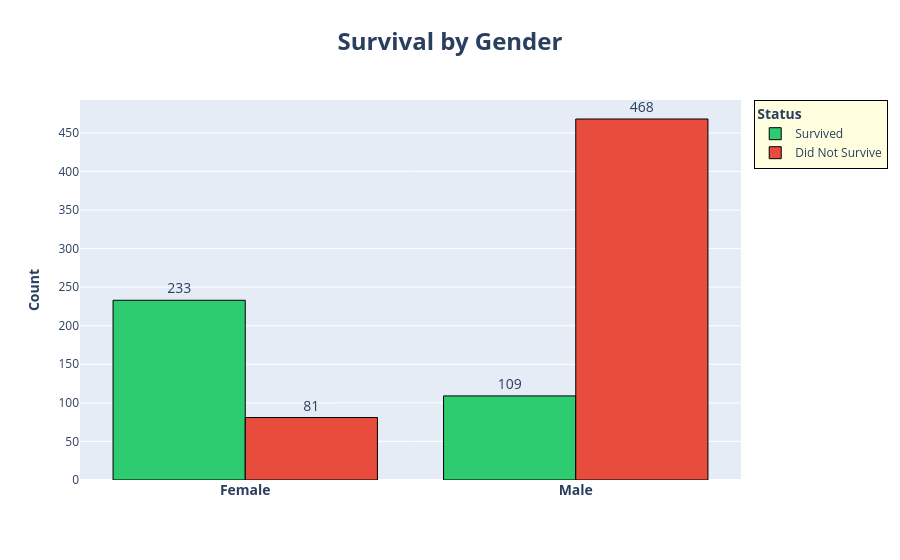

Notebook code for this chart:
### Code cell
# ── Survival by Sex ──────────────────────────────────────────────────────
sex_surv = df_raw.groupby(['Sex', 'Survived']).size().unstack()

fig = go.Figure()
fig.add_trace(go.Bar(name='Survived', x=sex_surv.index, y=sex_surv[1],
    marker_color='#2ecc71', marker_line=dict(color='black', width=1),
    text=sex_surv[1], textposition='outside', textfont_size=14))
fig.add_trace(go.Bar(name='Did Not Survive', x=sex_surv.index, y=sex_surv[0],
    marker_color='#e74c3c', marker_line=dict(color='black', width=1),
    text=sex_surv[0], textposition='outside', textfont_size=14))

fig.update_layout(
    barmode='group',
    title=dict(text='<b>Survival by Gender</b>', font_size=24, x=0.5),
    xaxis=dict(ticktext=['<b>Female</b>', '<b>Male</b>'], tickvals=['female','male'], tickfont_size=14),
    yaxis_title='<b>Count</b>',
    legend=dict(title='<b>Status</b>', bgcolor='lightyellow', bordercolor='black', borderwidth=1)
)
fig.show()
print("📌 Insight: Female passengers had ~74% survival rate vs ~19% for males — Sex is the strongest predictor.")

### Figure 1 — Plotly figure (JSON) as saved in the notebook; plotly's stock layout.template omitted (floating-point values rounded to 4 significant figures)
{"data": [{"marker": {"color": "#2ecc71", "line": {"color": "black", "width": 1}}, "name": "Survived", "text": [233.0, 109.0], "textfont": {"size": 14}, "textposition": "outside", "type": "bar", "x": ["female", "male"], "y": [233, 109]}, {"marker": {"color": "#e74c3c", "line": {"color": "black", "width": 1}}, "name": "Did Not Survive", "text": [81.0, 468.0], "textfont": {"size": 14}, "textposition": "outside", "type": "bar", "x": ["female", "male"], "y": [81, 468]}], "layout": {"barmode": "group", "legend": {"bgcolor": "lightyellow", "bordercolor": "black", "borderwidth": 1, "title": {"text": "<b>Status</b>"}}, "title": {"font": {"size": 24}, "text": "<b>Survival by Gender</b>", "x": 0.5}, "xaxis": {"tickfont": {"size": 14}, "ticktext": ["<b>Female</b>", "<b>Male</b>"], "tickvals": ["female", "male"]}, "yaxis": {"title": {"text": "<b>Count</b>"}}}}
